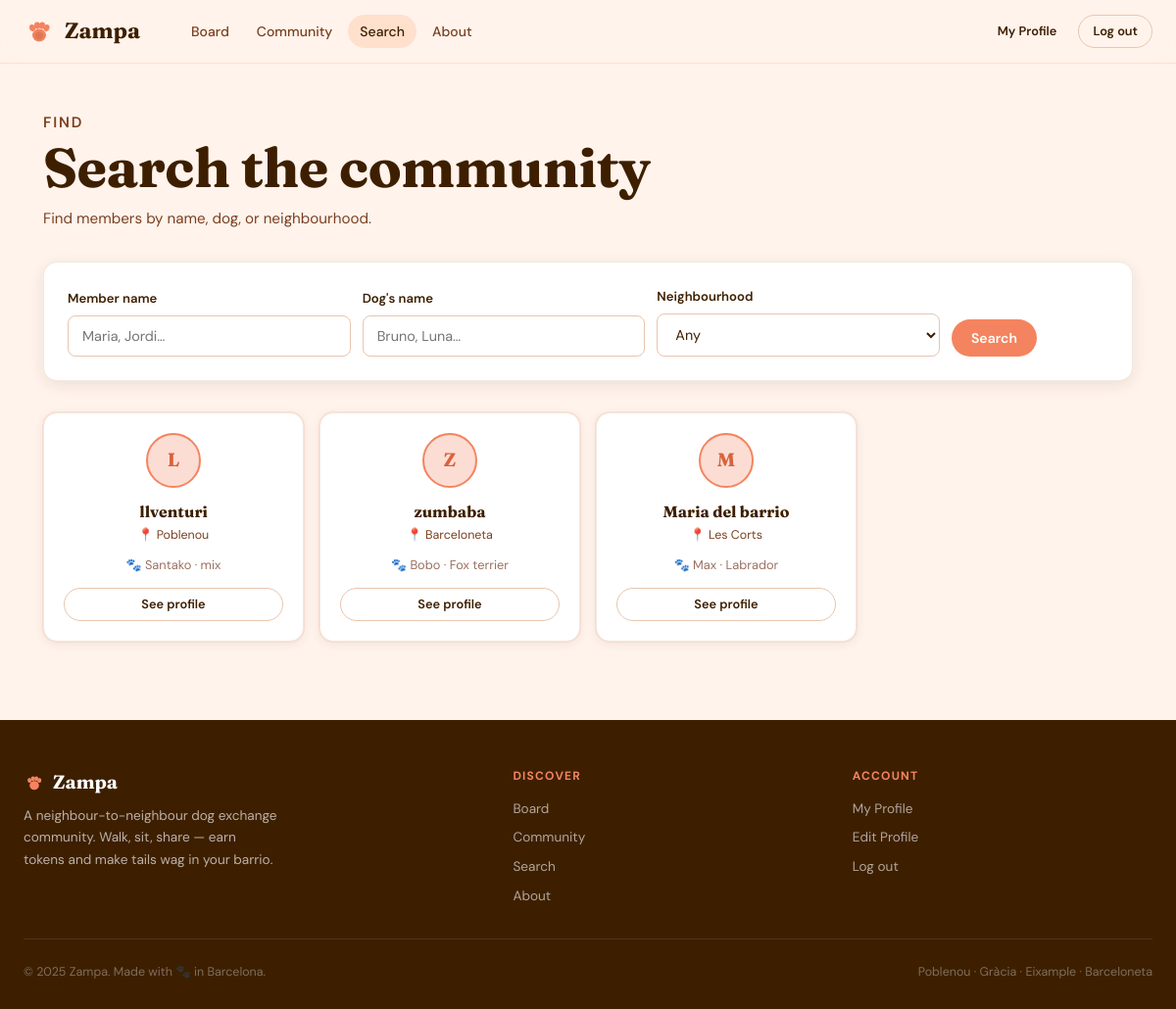
The page /search (signed in) on the database its author committed.
### tables this page shows
CREATE TABLE users (
            id INTEGER PRIMARY KEY AUTOINCREMENT,
            username TEXT,
            email TEXT UNIQUE,
            password TEXT,
            neighborhood TEXT,
            dog_name TEXT,
            dog_breed TEXT
        , dog_sex TEXT, dog_age INTEGER, dog_weight REAL, dog_behaviour TEXT, profile_pic TEXT);

### app.py (the view)
@app.route("/search")
def search():
    guard = login_required()
    if guard:
        return guard
    username     = request.args.get("username", "")
    dog_name     = request.args.get("dog_name", "")
    neighborhood = request.args.get("neighborhood", "")
    conn = get_db_connection()
    rows = conn.execute("""
        SELECT * FROM users
        WHERE username LIKE ?
        AND dog_name LIKE ?
        AND neighborhood LIKE ?
    """, ("%" + username + "%", "%" + dog_name + "%", "%" + neighborhood + "%")).fetchall()
    conn.close()
    users = [row_to_user(row) for row in rows]
    return render_template("search.html", users=users,
                           username=username, dog_name=dog_name, neighborhood=neighborhood)

### app.py (called while the page is built)
def get_db_connection():
    conn = sqlite3.connect("database.db")
    conn.row_factory = sqlite3.Row
    return conn

def login_required():
    user_id = session.get("user_id")
    if user_id is None:
        return redirect(url_for("login"))
    return None

def row_to_user(row):
    return {
        "id":             row["id"],
        "username":       row["username"],
        "email":          row["email"],
        "neighborhood":   row["neighborhood"],
        "dog_name":       row["dog_name"],
        "dog_breed":      row["dog_breed"],
        "dog_sex":        row["dog_sex"],
        "dog_age":        row["dog_age"],
        "dog_weight":     row["dog_weight"],
        "dog_behaviour":  row["dog_behaviour"],
        "profile_pic":    row["profile_pic"],
    }

### templates/search.html (shortened to what this page needs)
{% extends "base.html" %}
{% block content %}
<div class="page-header">
  <div>
    <p class="eyebrow">Find</p>
    <h1>Search the community</h1>
    <p>Find members by name, dog, or neighbourhood.</p>
  </div>
</div>
<div style="max-width:1160px;margin:0 auto;padding:0 24px 80px;">
  <div class="search-bar">
    <form method="GET" action="{{ url_for('search') }}">
      <div class="form-group">
        <label class="form-label">Member name</label>
        <input type="text" name="username" class="form-control" value="{{ username }}" placeholder="Maria, Jordi…" />
      </div>
      <div class="form-group">
        <label class="form-label">Dog's name</label>
        <input type="text" name="dog_name" class="form-control" value="{{ dog_name }}" placeholder="Bruno, Luna…" />
      </div>
      <div class="form-group">
        <label class="form-label">Neighbourhood</label>
        <select name="neighborhood" class="form-control">
          <option value="">Any</option>
          {% set hoods = ["Barceloneta","Born","Eixample","Gràcia","Horta","Les Corts","Nou Barris","Poblenou","Sant Andreu","Sant Pere","Sarrià","Sants"] %}
        </select>
      </div>
      <div class="form-group" style="flex:0;">
        <label class="form-label">&nbsp;</label>
        <button type="submit" class="btn btn-primary">Search</button>
      </div>
    </form>
  </div>
  {% if users is defined %}
    {% if users %}
      <div class="users-grid" style="padding:0;">
        {% for user in users %}
          <div class="user-card">
            <div class="avatar avatar--lg user-card__avatar">{{ user['username'][0].upper() }}</div>
            <p class="user-card__name">{{ user['username'] }}</p>
            <p class="user-card__hood">📍 {{ user['neighborhood'] or '—' }}</p>
            {% if user['dog_name'] %}
              <p class="user-card__dog">🐾 {{ user['dog_name'] }}{% if user['dog_breed'] %} · {{ user['dog_breed'] }}{% endif %}</p>
            {% endif %}
            <a href="{{ url_for('user_profile', user_id=user['id']) }}" class="btn btn-outline btn-sm" style="margin-top:12px;width:100%;">See profile</a>
          </div>
        {% endfor %}
      </div>
    {% else %}
      <div class="empty-state">
        <div class="empty-state__icon">🔍</div>
        <p>No members found for your search. Try fewer filters.</p>
      </div>
    {% endif %}
  {% endif %}
</div>
{% endblock %}

### templates/base.html (shortened to what this page needs)
<!DOCTYPE html>
<html lang="en">
<head>
  <link rel="stylesheet" href="{{ url_for('static', filename='css/zampa.css') }}" />
</head>
<body>
<nav class="navbar">
  <div class="navbar__inner">
    <a href="{{ url_for('home') }}" class="navbar__logo">
      Zampa
    </a>
    <nav class="navbar__nav">
      <a href="{{ url_for('board') }}"      class="nav-link {% if request.endpoint == 'board'      %}active{% endif %}">Board</a>
      <a href="{{ url_for('users_list') }}" class="nav-link {% if request.endpoint == 'users_list' %}active{% endif %}">Community</a>
      <a href="{{ url_for('search') }}"     class="nav-link {% if request.endpoint == 'search'     %}active{% endif %}">Search</a>
      <a href="{{ url_for('about') }}"      class="nav-link {% if request.endpoint == 'about'      %}active{% endif %}">About</a>
    </nav>
    <div class="navbar__actions">
      {% if session.get('user_id') %}
        <a href="{{ url_for('my_profile') }}" class="btn btn-ghost btn-sm">My Profile</a>
        <a href="{{ url_for('logout') }}"     class="btn btn-outline btn-sm">Log out</a>
      {% else %}
        <a href="{{ url_for('login') }}"    class="btn btn-ghost btn-sm">Log in</a>
        <a href="{{ url_for('register') }}" class="btn btn-primary btn-sm">Join Zampa</a>
      {% endif %}
    </div>
  </div>
</nav>
<main>{% block content %}{% endblock %}</main>
<footer class="site-footer">
  <div class="site-footer__inner">
    <div class="footer-brand">
      <div class="brand-name">
        Zampa
      </div>
      <p>A neighbour-to-neighbour dog exchange community. Walk, sit, share — earn tokens and make tails wag in your barrio.</p>
    </div>
    <div class="footer-col">
      <h5>Discover</h5>
      <ul>
        <li><a href="{{ url_for('board') }}">Board</a></li>
        <li><a href="{{ url_for('users_list') }}">Community</a></li>
        <li><a href="{{ url_for('search') }}">Search</a></li>
        <li><a href="{{ url_for('about') }}">About</a></li>
      </ul>
    </div>
    <div class="footer-col">
      <h5>Account</h5>
      <ul>
        {% if session.get('user_id') %}
          <li><a href="{{ url_for('my_profile') }}">My Profile</a></li>
          <li><a href="{{ url_for('edit_profile') }}">Edit Profile</a></li>
          <li><a href="{{ url_for('logout') }}">Log out</a></li>
        {% else %}
          <li><a href="{{ url_for('register') }}">Join Zampa</a></li>
          <li><a href="{{ url_for('login') }}">Log in</a></li>
        {% endif %}
      </ul>
    </div>
  </div>
  <div class="footer-bottom">
    <span>© 2025 Zampa. Made with 🐾 in Barcelona.</span>
    <span>Poblenou · Gràcia · Eixample · Barceloneta</span>
  </div>
</footer>
</body>
</html>

### rows shown on the page
users: username "L", username "llventuri", neighborhood "Poblenou", dog_name "Santako", dog_breed "mix"
users: username "Z", username "zumbaba", neighborhood "Barceloneta", dog_name "Bobo", dog_breed "Fox terrier"
users: username "M", username "Maria del barrio", neighborhood "Les Corts", dog_name "Max", dog_breed "Labrador"
